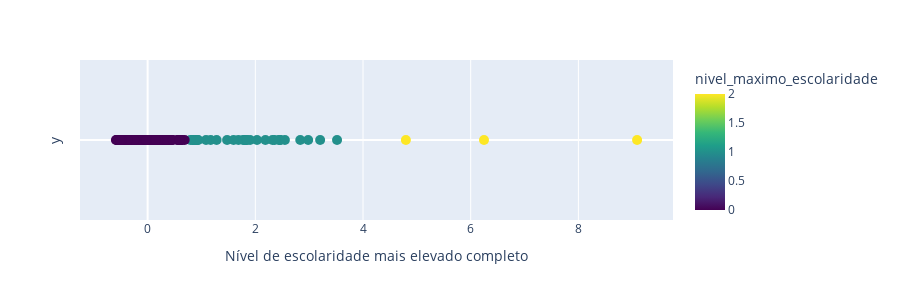

Here is the notebook cell this chart was saved with:
### Code cell
clustered_df = aplicar_kmeans(only_municipalities_df,3,nome_cluster='nivel_maximo_escolaridade')

save_clustered_df_to_csv(clustered_df,"csv_files/", "1_Nível de Escolaridade Máxima.csv")

### Figure 1 — Plotly figure (JSON) as saved in the notebook; plotly's stock layout.template omitted (floating-point values rounded to 4 significant figures; data arrays with more than 128 entries replaced by an {"elided": "..."} marker saying what was removed)
{"data": [{"customdata": {"elided": "308x3 mixed values"}, "hovertemplate": "valor=%{x}<br>y=%{y}<br>local=%{customdata[0]}<br>codigo=%{customdata[1]}<br>Nível de escolaridade mais elevado completo=%{customdata[2]}<br>nivel_maximo_escolaridade=%{marker.color}<extra></extra>", "legendgroup": "", "marker": {"color": {"elided": "308 int values"}, "coloraxis": "coloraxis", "size": 10, "symbol": "circle"}, "mode": "markers", "name": "", "orientation": "v", "showlegend": false, "type": "scatter", "x": {"elided": "308 float values"}, "xaxis": "x", "y": {"elided": "308 int values"}, "yaxis": "y"}], "layout": {"coloraxis": {"colorbar": {"title": {"text": "nivel_maximo_escolaridade"}}, "colorscale": [[0, "#440154"], [0.1111, "#482878"], [0.2222, "#3e4989"], [0.3333, "#31688e"], [0.4444, "#26828e"], [0.5556, "#1f9e89"], [0.6667, "#35b779"], [0.7778, "#6ece58"], [0.8889, "#b5de2b"], [1, "#fde725"]]}, "height": 300, "legend": {"tracegroupgap": 0}, "margin": {"t": 60}, "xaxis": {"anchor": "y", "domain": [0, 1], "title": {"text": "Nível de escolaridade mais elevado completo"}}, "yaxis": {"anchor": "x", "domain": [0, 1], "showgrid": false, "showticklabels": false, "title": {"text": "y"}}}}
